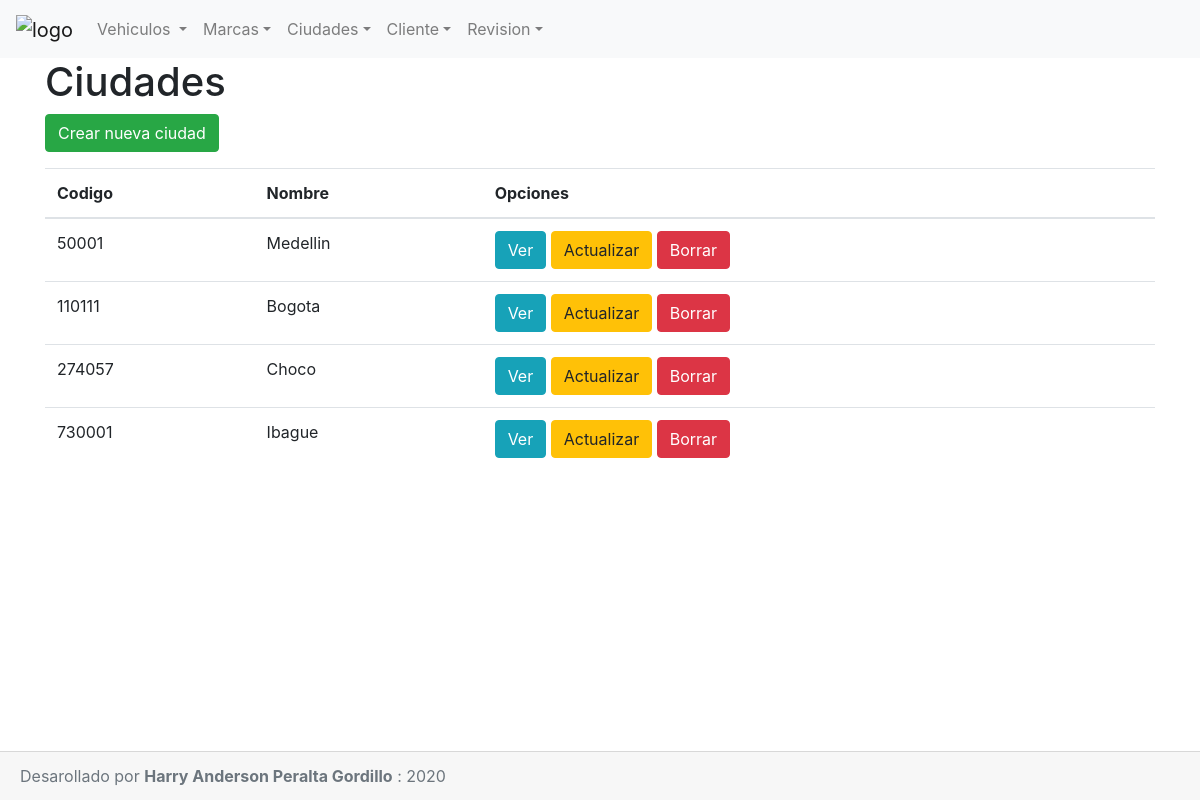
Screenshot of /index.php?control=ciudad&action=index with the database file from the repository.
### tables this page shows
CREATE TABLE `ciudad` (
  `codigo` int(11) NOT NULL,
  `nombre` varchar(30) NOT NULL
);

### controllers/CiudadController.php (called while the page is built, shortened)
<?php
    class CiudadController
    {
        public function __construct()
        {
            require_once "models/Ciudad.php";
        }
        public function index()
        {
            $ciudades = new Ciudad();
            $data["ciudades"] = $ciudades->listar();
            $data["titulo"] = "Ciudades";
            require_once "views/ciudades/index.php";
        }
    }
?>

### config/conexion.php (called while the page is built, shortened)
<?php
class Conectar
{
    public static function conexion()
    {
        $conexion = new mysqli("localhost","root","","concesionario");
        return $conexion;
    }
}
?>

### models/Ciudad.php (called while the page is built, shortened)
<?php
    class Ciudad
    {
        private $db;
        private $ciudades;
        public function __construct()
        {
            $this->db = Conectar::conexion();
            $this->ciudades = array();
        }
        public function listar()
        {
            $sql = "SELECT * FROM ciudad";
            $resultado = $this->db->query($sql);
            while ($row = $resultado->fetch_assoc())
            {
                $this->ciudades[] = $row;
            }
            return $this->ciudades;
        }
    }
?>

### views/ciudades/index.php (the view)
<?php require "views/shared/header.php"; ?>
<div class="container">
<h1> <?php echo $data["titulo"]?></h1>
    <a href="index.php?control=ciudad&action=insert" class="btn btn-success">Crear nueva ciudad</a>
    <table class="table mt-3">
        <thead>
            <tr>
                <th>Codigo</th>
                <th>Nombre</th>
                <th>Opciones</th>
            </tr>
        </thead>
        <tbody>
            <?php foreach($data['ciudades'] as $ciudad)   { ?>
                <tr>
                    <td><?= $ciudad['codigo'] ?></td>
                    <td><?= $ciudad['nombre'] ?></td>
                    <td>
                        <a href="index.php?control=ciudad&action=view&codigo=<?= $ciudad['codigo'] ?>" class="btn btn-info">Ver</a>
                        <a href="index.php?control=ciudad&action=edit&codigo=<?= $ciudad['codigo'] ?>" class="btn btn-warning">Actualizar</a>
                        <a href="index.php?control=ciudad&action=delete&codigo=<?= $ciudad['codigo'] ?>" class="btn btn-danger">Borrar</a>
                    </td>
                </tr>
            <?php } ?>
        </tbody>
    </table>
</div>
<?php require "views/shared/footer.php"; ?>

### rows the page displays
ciudad: codigo "50001", nombre "Medellin"
ciudad: codigo "110111", nombre "Bogota"
ciudad: codigo "274057", nombre "Choco"
ciudad: codigo "730001", nombre "Ibague"

### other values shown
$data["titulo"] "Ciudades"
